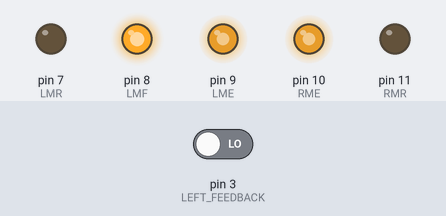
A sketch run on a simulated Arduino Uno, built with avr-gcc and run on an emulated ATmega328P. Parts: output pins drawn as LEDs (lit = HIGH). Inputs (shaded band) come from the test bench; at power-on: pin 3 (LEFT_FEEDBACK) LOW.

Above: at 0.1 s.
At 10.1 s:
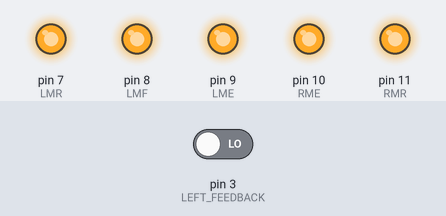
Timing chart, 0 to 11.6 s (numbered marks = the images above):
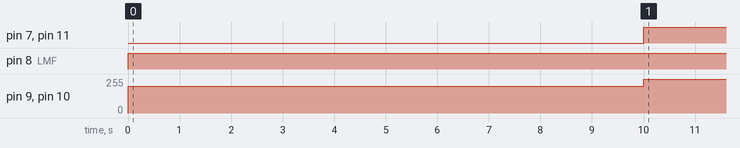

The sketch:

Hyppebeasts_Story_5_6ix9ine_car.ino
```cpp
int LME = 9;
int LMR = 7;
int LMF = 8;
int RME = 10;
int RMR = 11;
int RMF = 12;
int leftspeed = 200;
int rightspeed = 200;

const int LEFT_FEEDBACK = 3; // Pin numbers on Rover
const int RIGHT_FEEDBACK = 3;

volatile int leftcounter = 0; // initiate counter to zero for start
volatile int rightcounter = 0; // counter could always be reset

void setup() {
  Serial.begin(115200);
  pinMode(LME, OUTPUT);
  pinMode(RMR, OUTPUT);
  pinMode(RME, OUTPUT);
  pinMode(LMF, OUTPUT);
  pinMode(LMR, OUTPUT);
  pinMode(LME, OUTPUT);

  attachInterrupt(digitalPinToInterrupt(LEFT_FEEDBACK),LeftMotorISR,RISING);
  attachInterrupt(digitalPinToInterrupt(RIGHT_FEEDBACK),RightMotorISR,RISING);
}

void loop() {


  if(leftcounter > rightcounter){
    leftspeed - 1;
  }
  if(rightcounter > leftcounter){
     rightspeed - 1;
  }
  else if(leftcounter < rightcounter){
   leftspeed + 1;
  }
  else if(rightcounter - leftcounter <= 2){
   leftspeed + 1;
  }


  if(millis() >= 10000){
    stop(20000);
  }else{
    forwards();
  }

}
void forwards() {
  analogWrite(LME, leftspeed);
  analogWrite(RME, rightspeed);
  digitalWrite(LMF, HIGH);
  digitalWrite(RMF, HIGH);
  digitalWrite(LMR, LOW);
  digitalWrite(RMR, LOW);
}

void forwardWithDelay(int time) {
  analogWrite(LME, leftspeed);
  analogWrite(RME, rightspeed);
  digitalWrite(LMF, HIGH);
  digitalWrite(RMF, HIGH);
  digitalWrite(LMR, LOW);
  digitalWrite(RMR, LOW);
  delay(10000);

}

void stop(int time) {
  digitalWrite(LME, HIGH);
  digitalWrite(RME, HIGH);
  digitalWrite(LMF, HIGH);
  digitalWrite(RMF, HIGH);
  digitalWrite(LMR, HIGH);
  digitalWrite(RMR, HIGH);
  delay(time);
}


void LeftMotorISR(){
    // adds one to the counter on each motor revolution
    leftcounter++;
}

void RightMotorISR(){
    // adds one to the counter on each motor revolution
    rightcounter++;
}
```

Measured:
- by itself, pin 7 (LMR), pin 11 (RMR): LOW → HIGH at 10.0 s
- by itself, pin 8 (LMF): LOW → HIGH at 0.00 s
- by itself, pin 9 (LME), pin 10 (RME): 0/255 → 200/255 at 0.00 s, → 255/255 10.0 s later
